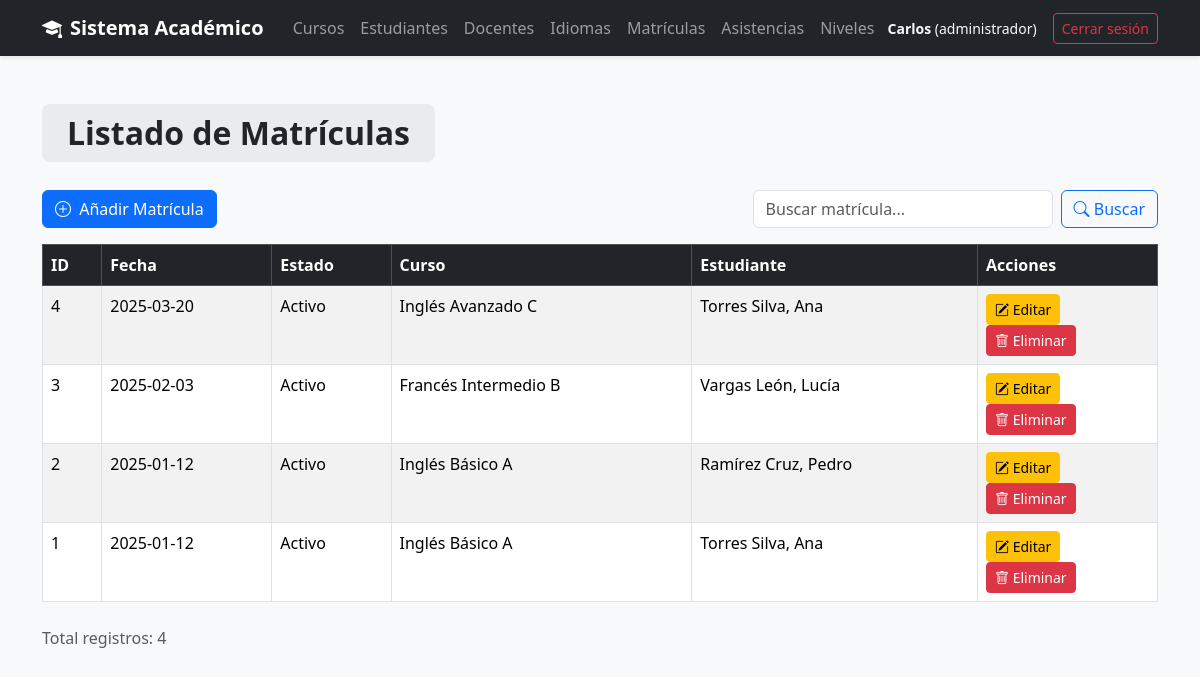
The app's page /views/matricula/listar.php (signed in), older data.
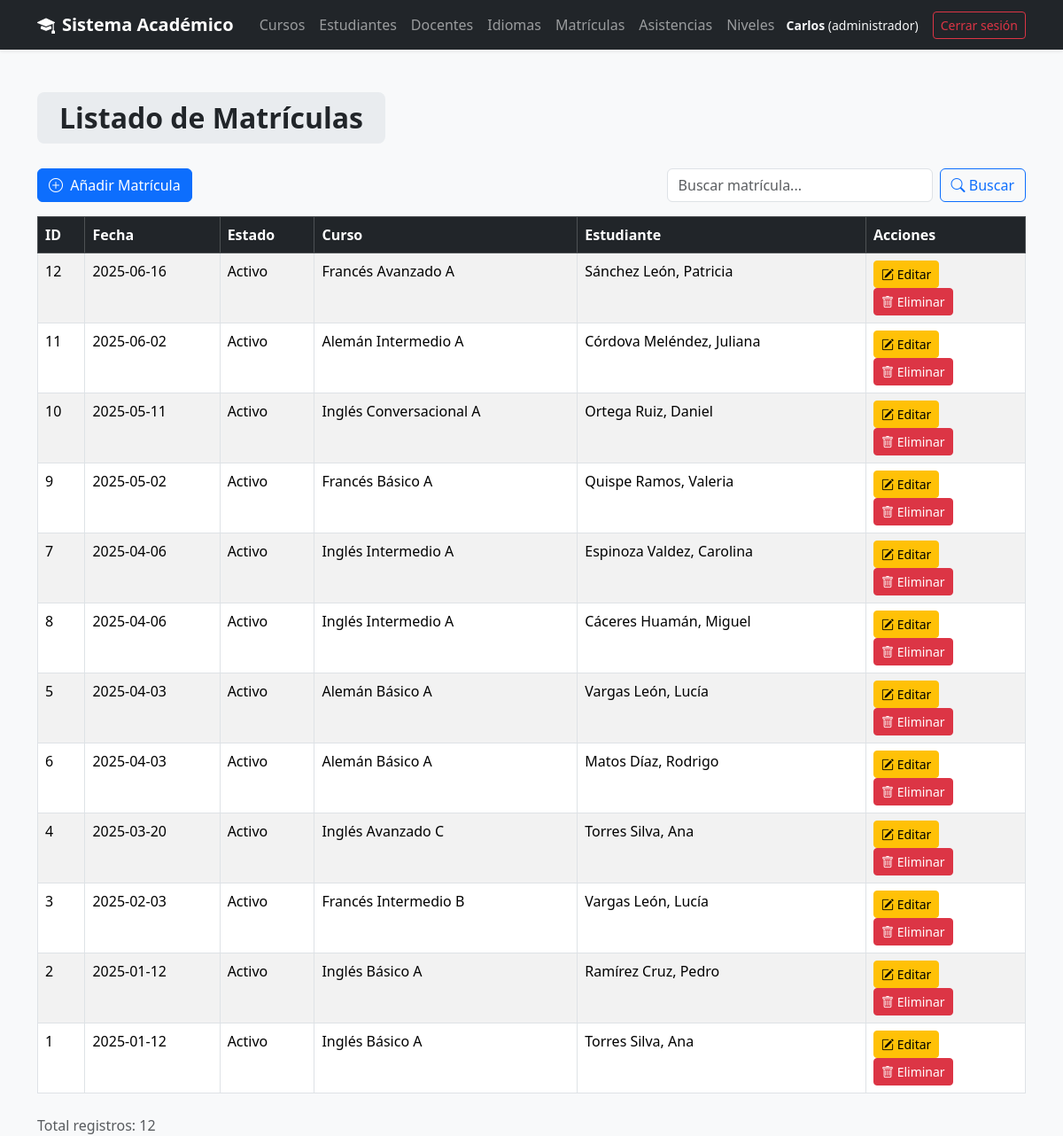
The same page, newer data.
### tables this page shows
CREATE TABLE Matricula (
    idMatricula INT AUTO_INCREMENT PRIMARY KEY,
    fechaMatricula DATE NOT NULL,
    estado VARCHAR(20) NOT NULL,
    idCurso INT NOT NULL,
    codigoEstudiante INT NOT NULL,
    FOREIGN KEY (idCurso) REFERENCES Curso(idCurso),
    FOREIGN KEY (codigoEstudiante) REFERENCES Estudiante(codigoEstudiante)
);

CREATE TABLE Curso (
    idCurso INT AUTO_INCREMENT PRIMARY KEY,
    nombre VARCHAR(120) NOT NULL,
    cupoMaximo INT NOT NULL,
    fechaInicio DATE NOT NULL,
    fechaFin DATE NOT NULL,
    idNivel INT NOT NULL,
    idIdioma INT NOT NULL,
    idAula INT NOT NULL,
    codigoDocente INT NOT NULL,
    FOREIGN KEY (idNivel) REFERENCES Nivel(idNivel),
    FOREIGN KEY (idIdioma) REFERENCES Idioma(idIdioma),
    FOREIGN KEY (idAula) REFERENCES Aula(idAula),
    FOREIGN KEY (codigoDocente) REFERENCES Docente(codigoDocente)
);

CREATE TABLE Usuario (
    idUsuario INT AUTO_INCREMENT PRIMARY KEY,
    nombres VARCHAR(100) NOT NULL,
    apellidos VARCHAR(100) NOT NULL,
    email VARCHAR(120) UNIQUE NOT NULL,
    contraseña VARCHAR(255) NOT NULL,
    perfil VARCHAR(50) NOT NULL
);

### models/Matricula.php (called while the page is built, shortened)
<?php
require_once __DIR__ . '/../config/conexion.php';
class Matricula {
    private $conn;
    public function __construct() {
        $conexion = new Conexion();
        $this->conn = $conexion->iniciar();
    }
    public function listar() {
        try {
            $sql = "SELECT m.idMatricula, m.fechaMatricula, m.estado, c.nombre AS curso,
                           e.codigoEstudiante, u.nombres, u.apellidos
                    FROM Matricula m
                    INNER JOIN Curso c ON m.idCurso = c.idCurso
                    INNER JOIN Estudiante e ON m.codigoEstudiante = e.codigoEstudiante
                    INNER JOIN Usuario u ON e.idUsuario = u.idUsuario
                    ORDER BY m.fechaMatricula DESC";
            $stmt = $this->conn->query($sql);
            return $stmt->fetchAll(PDO::FETCH_ASSOC);
        } catch(Exception $e){
            echo "Error al listar: ".$e->getMessage();
            return [];
        }
    }
}
?>

### config/conexion.php (called while the page is built)
<?php
class Conexion {
    private $dsn;
    private $username;
    private $password;
    private $options;
    private $conexion;
    public function __construct(
        string $host = "localhost",
        string $dbname = "InstitutoIdiomas",
        string $username = "root",
        string $password = ""
    ) {
        $this->dsn = "mysql:host={$host};dbname={$dbname};charset=utf8mb4";
        $this->username = $username;
        $this->password = $password;
        $this->options = [PDO::ATTR_ERRMODE => PDO::ERRMODE_EXCEPTION];
    }
    public function iniciar(): ?PDO {
        try {
            if ($this->conexion === null) {
                $this->conexion = new PDO(
                    $this->dsn,
                    $this->username,
                    $this->password,
                    $this->options
                );
            }
            return $this->conexion;
        } catch (PDOException $e) {
            throw new Exception("Error en la conexión a la base de datos: " . $e->getMessage());
        }
    }
}

### views/matricula/listar.php (the view, shortened to what the changed rows need)
<?php
require_once '../../models/Matricula.php';
$matricula = new Matricula();
$busqueda = isset($_GET["q"]) ? $_GET["q"] : "";
if($busqueda != ""){
    $resultado = $matricula->buscar($busqueda);
} else {
    $resultado = $matricula->listar();
}
?>
<!DOCTYPE html>
<html lang="es">
<head>
<link href="https://cdn.jsdelivr.net/npm/bootstrap@5.3.3/dist/css/bootstrap.min.css" rel="stylesheet">
<link rel="stylesheet" href="https://cdn.jsdelivr.net/npm/bootstrap-icons@1.11.3/font/bootstrap-icons.min.css">
</head>
<body>
<?php require_once("../layout/header.php"); ?>
<div class="container mt-5">
    <h2>
        <span class="title-box">Listado de Matrículas</span>
    </h2>
    <div class="row mb-3 align-items-center">
        <div class="col-md-6">
        </div>
        <div class="col-md-6">
        </div>
    </div>
    <div class="table-responsive">
        <table class="table table-bordered table-striped">
            <thead class="table-dark">
                <tr>
                    <th>ID</th>
                    <th>Fecha</th>
                    <th>Estado</th>
                    <th>Curso</th>
                    <th>Estudiante</th>
                    <th style="width: 180px;">Acciones</th>
                </tr>
            </thead>
            <tbody>
                <?php if(empty($resultado)): ?>
                    <tr>
                        <td colspan="6" class="text-center">No hay matrículas registradas.</td>
                    </tr>
                <?php else: foreach($resultado as $m): ?>
                    <tr>
                        <td><?= $m['idMatricula']; ?></td>
                        <td><?= $m['fechaMatricula']; ?></td>
                        <td><?= ucfirst($m['estado']); ?></td>
                        <td><?= $m['curso']; ?></td>
                        <td><?= $m['apellidos'].', '.$m['nombres']; ?></td>
                        <td>
                            <?php if($_SESSION['perfil'] === 'administrador'): ?>
                                <a href="editar.php?id=<?= $m['idMatricula']; ?>" class="btn btn-warning btn-sm">
                                    <i class="bi bi-pencil-square"></i> Editar
                                </a>
                                <a href="../../controllers/MatriculaController.php?action=eliminar&id=<?= $m['idMatricula']; ?>" class="btn btn-danger btn-sm" onclick="return confirm('¿Seguro de eliminar?');">
                                    <i class="bi bi-trash"></i> Eliminar
                                </a>
                            <?php else: ?>
                                <span class="badge bg-secondary">Solo lectura</span>
                            <?php endif; ?>
                        </td>
                    </tr>
                <?php endforeach; endif; ?>
            </tbody>
        </table>
    </div>
    <div class="text-muted mt-2">
        Total registros: <?= count($resultado); ?>
    </div>
</div>
</body>
</html>

Row changes from the older to the newer data that the page shows:
added matricula: idMatricula "12", fechaMatricula "2025-06-16", estado "Activo", idCurso.nombre "Francés Avanzado A", usuario.apellidos "Sánchez León", usuario.nombres "Patricia"
added matricula: idMatricula "11", fechaMatricula "2025-06-02", estado "Activo", idCurso.nombre "Alemán Intermedio A", usuario.apellidos "Córdova Meléndez", usuario.nombres "Juliana"
added matricula: idMatricula "10", fechaMatricula "2025-05-11", estado "Activo", idCurso.nombre "Inglés Conversacional A", usuario.apellidos "Ortega Ruiz", usuario.nombres "Daniel"
added matricula: idMatricula "9", fechaMatricula "2025-05-02", estado "Activo", idCurso.nombre "Francés Básico A", usuario.apellidos "Quispe Ramos", usuario.nombres "Valeria"
added matricula: idMatricula "7", fechaMatricula "2025-04-06", estado "Activo", idCurso.nombre "Inglés Intermedio A", usuario.apellidos "Espinoza Valdez", usuario.nombres "Carolina"
added matricula: idMatricula "8", fechaMatricula "2025-04-06", estado "Activo", idCurso.nombre "Inglés Intermedio A", usuario.apellidos "Cáceres Huamán", usuario.nombres "Miguel"
added matricula: idMatricula "5", fechaMatricula "2025-04-03", estado "Activo", idCurso.nombre "Alemán Básico A", usuario.apellidos "Vargas León", usuario.nombres "Lucía"
added matricula: idMatricula "6", fechaMatricula "2025-04-03", estado "Activo", idCurso.nombre "Alemán Básico A", usuario.apellidos "Matos Díaz", usuario.nombres "Rodrigo"
Text that changed along with them:
count($resultado): "4" → "12"
